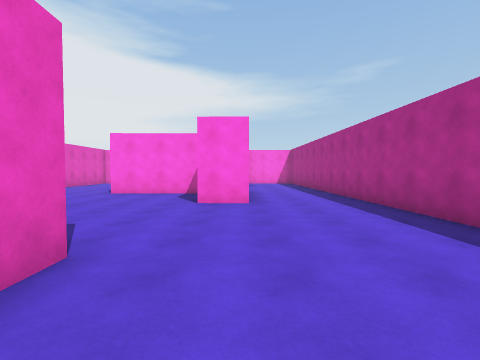
view 1 (above)

17 first-person views from a walk through a Unity game level. The camera is 1.5 m above the floor, tilts 2° down and sees 85° across. The floor is counted in squares, 2 m on a side. Each view is taken from the middle of a square. On the plan, view 1 faces up. The plan holds only what a view shows up to about 9 squares ahead; the rest is blank. The player is left out.

view 2
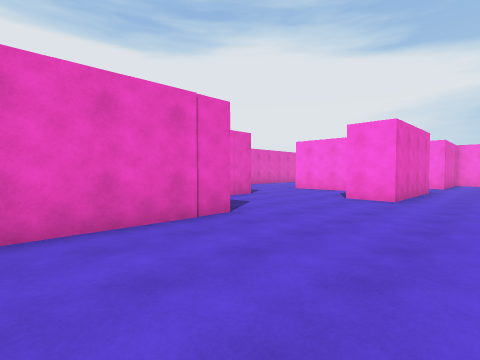

view 3
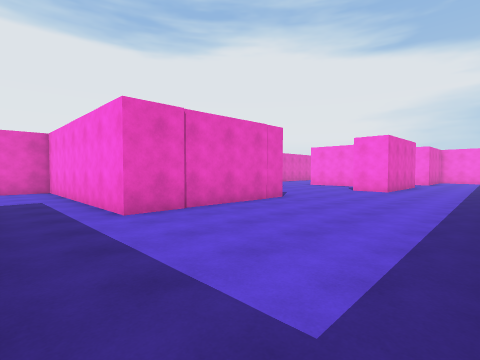

view 4
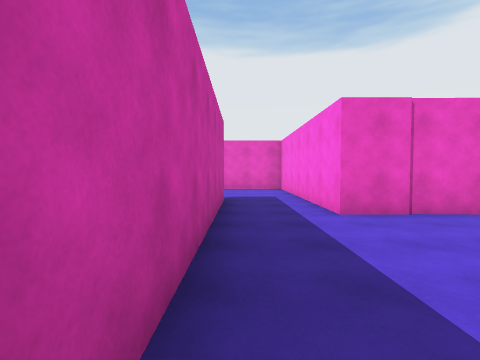

view 5
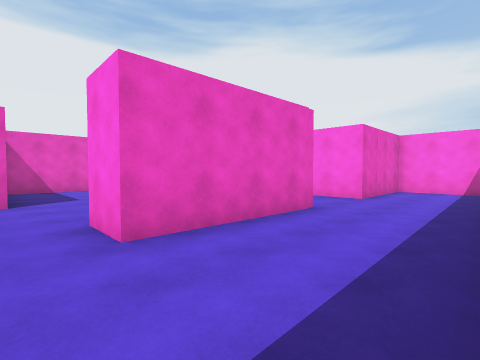

view 6
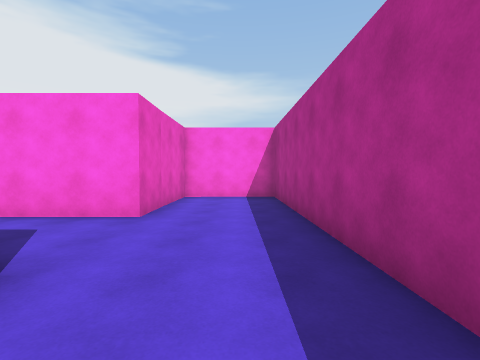

view 7
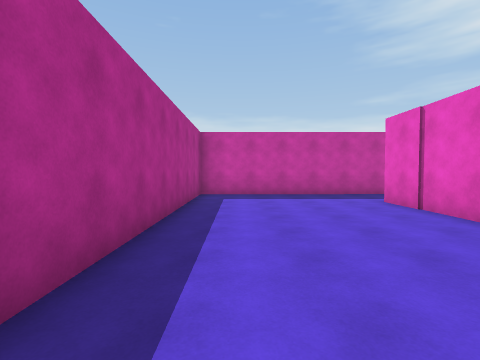

view 8
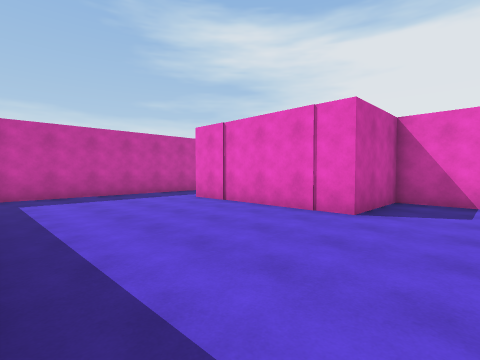

view 9
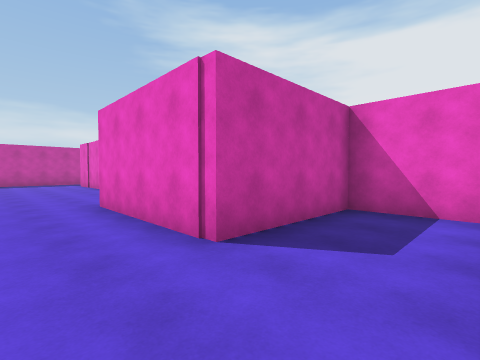

view 10
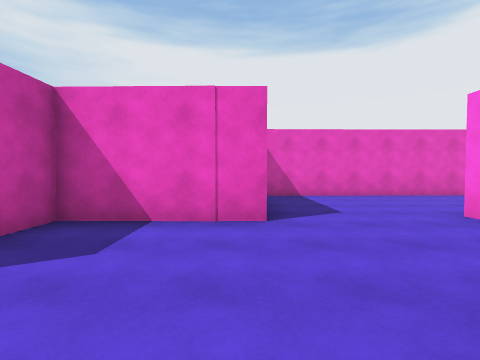

view 11
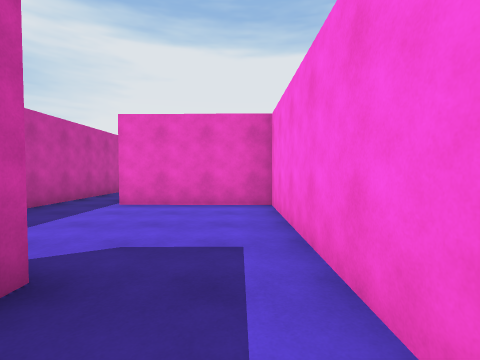

view 12
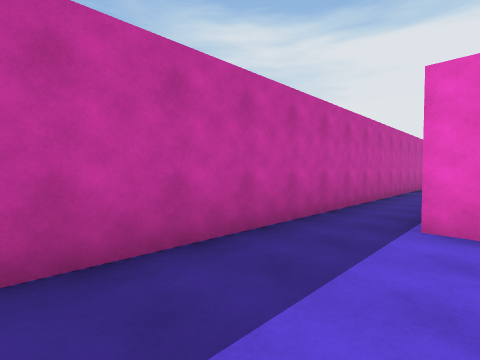

view 13
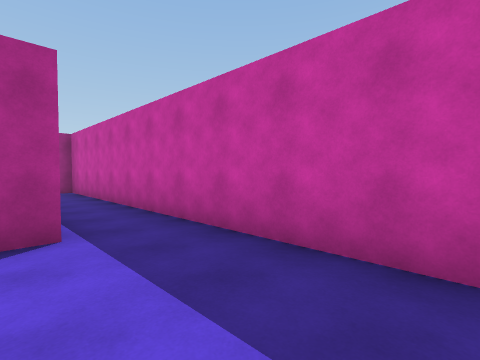

view 14
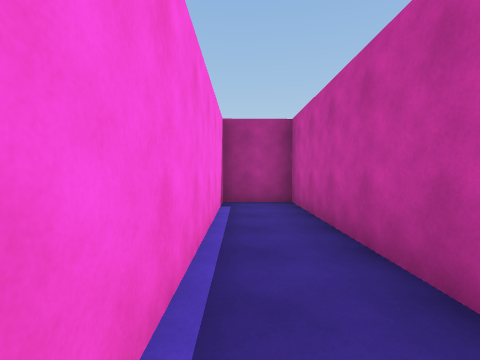

view 15
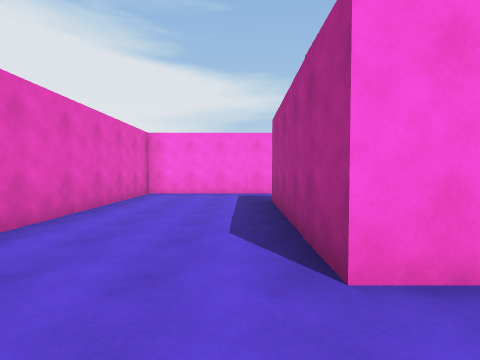

view 16
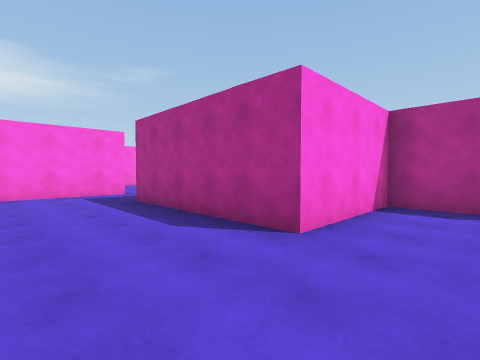

view 17
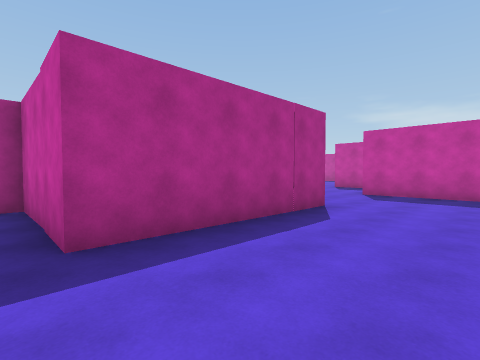

### Floor plan
Ten units are one square. View 1 is at (0, 0); x grows to the right and y downward. Boxes are objects, and circles mark ways between rooms. Rooms are numbered by the first view taken in them; rooms with no view inside come last. Other rooms are left out.
<svg viewBox="-85 -161 123 239">
<path fill="none" stroke="#000" d="M-39 -44 -39 -22 -14 -22 -15 23 -35 23M-31 -119 -31 -99 3 -99 2 -60 -10 -61M-38 44 33 44 30 -156 4 -156 3 -122 -20 -122M-37 57 -37 51M-35 23 -77 23 -77 58M-76 73 33 73 33 56 -27 56M-10 -72 -9 -87 -43 -87 -42 -135M-67 -54 -39 -54 -39 -44M-46 -156 -80 -156 -79 -56"/>
<circle cx="-25" cy="35" r="3" fill="#2a7"/>
<circle cx="-25" cy="-55" r="3" fill="#2a7"/>
<text x="10" y="-40">1</text>
<text x="-30" y="60">2</text>
<text x="-50" y="-100">3</text>
</svg>
Room 1 opens to room 2. Room 1 opens to room 3.

Where each view was taken, in squares from view 1:
view 1: 0 up, 0 right, facing up
view 2: 1 down, 2 right, facing up-left
view 3: 4 down, 3 right, facing up-left
view 4: 4 down, 3 right, facing left
view 5: 5 up, 3 right, facing up-left
view 6: 8 up, 2 right, facing up
view 7: 4 up, 2 right, facing down
view 8: 4 up, 3 right, facing down-left
view 9: 12 up, 2 right, facing down-left
view 10: 5 up, 0 right, facing left
view 11: 3 down, 2 left, facing left
view 12: 5 down, 4 left, facing down-left
view 13: 5 down, 7 left, facing down-right
view 14: 6 down, 3 left, facing right
view 15: 7 up, 5 left, facing up
view 16: 7 up, 7 left, facing up-right
view 17: 14 up, 7 left, facing down-right
